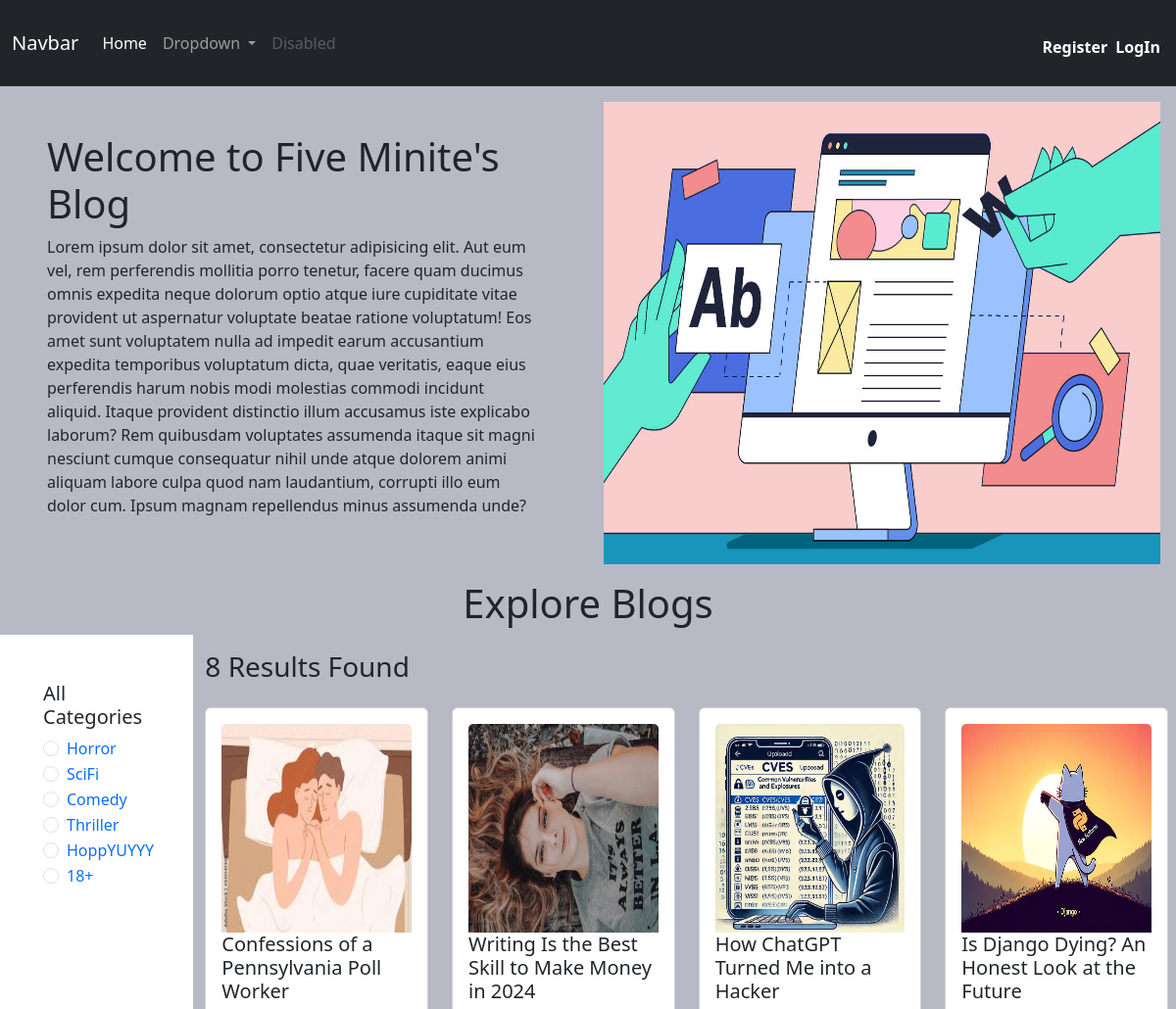
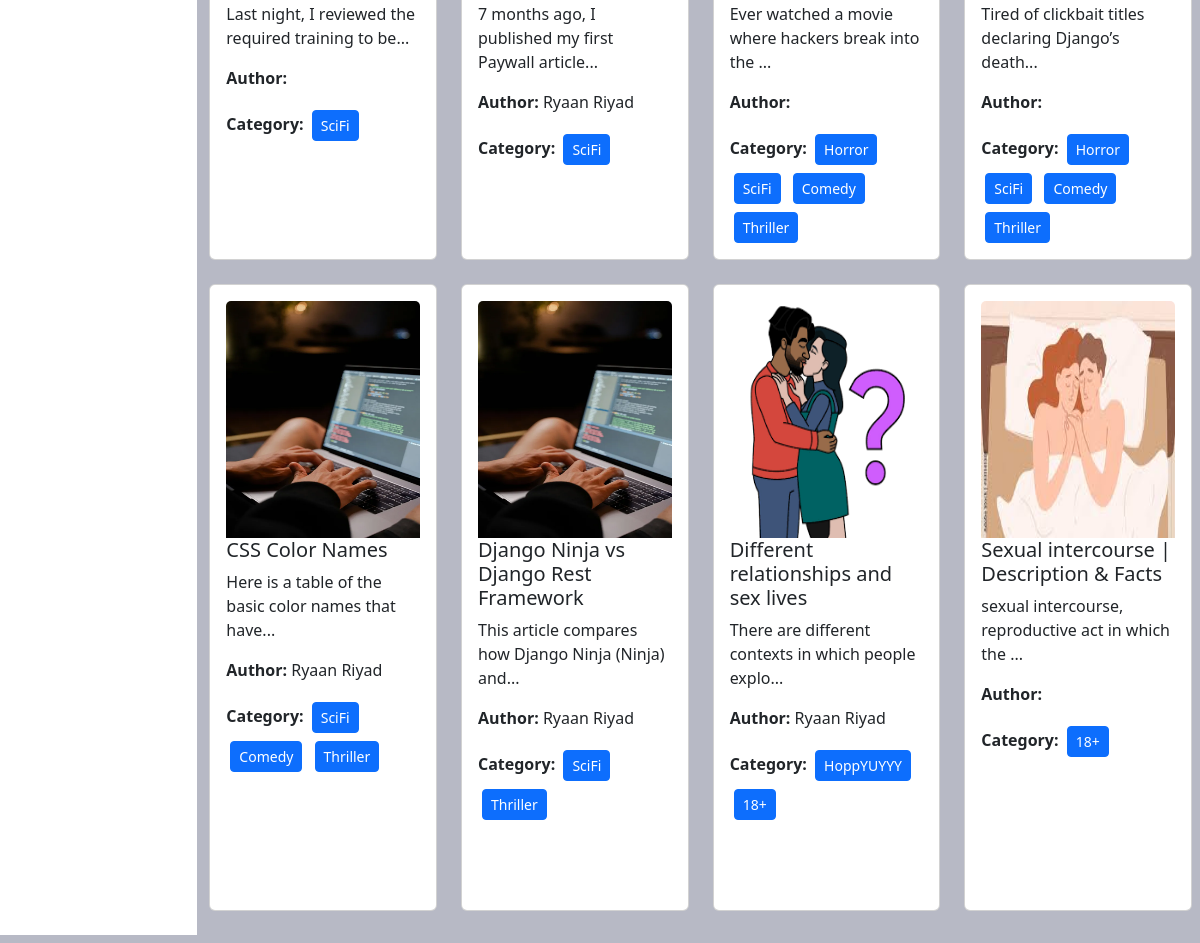
The page / on the database its author committed (2 pictures, top to bottom).
### catagory/models.py (models this page shows, shortened)
class Catagory(models.Model):
    name=models.CharField(max_length=100)
    slug=models.SlugField(max_length=100,blank=True,null=True,unique=True)

### post/models.py (models this page shows, shortened)
class Post(models.Model):
    title=models.CharField(max_length=80)
    content=models.TextField()
    catagory=models.ManyToManyField(Catagory)
    author=models.ForeignKey(User,on_delete=models.CASCADE)
    image=models.ImageField(upload_to="post/medias/uploads/",blank=True,null=True)

### blog_project/views.py (the view)
# urls.py: 2. Add a URL to urlpatterns:  path('', views.home, name='home')
def home(request,catagory_slug=None):
    data=post_model.Post.objects.all()
    if catagory_slug is not None:
        catagory=Catagory.objects.get(slug=catagory_slug)
        data=post_model.Post.objects.filter(catagory=catagory)
    catagory=Catagory.objects.all()
    return render(request,"home.html",{'data':data,'catagory':catagory})

### Templates/home.html (shortened to what this page needs)
{% extends "base.html" %} {% load static%} {% block content %}
<div class="d-flex flex-warp">
  <div class="col-6 p-5">
    <h1>Welcome to Five Minite's Blog</h1>
    <p>
      Lorem ipsum dolor sit amet, consectetur adipisicing elit. Aut eum vel, rem
      perferendis mollitia porro tenetur, facere quam ducimus omnis expedita
      neque dolorum optio atque iure cupiditate vitae provident ut aspernatur
      voluptate beatae ratione voluptatum! Eos amet sunt voluptatem nulla ad
      impedit earum accusantium expedita temporibus voluptatum dicta, quae
      veritatis, eaque eius perferendis harum nobis modi molestias commodi
      incidunt aliquid. Itaque provident distinctio illum accusamus iste
      explicabo laborum? Rem quibusdam voluptates assumenda itaque sit magni
      nesciunt cumque consequatur nihil unde atque dolorem animi aliquam labore
      culpa quod nam laudantium, corrupti illo eum dolor cum. Ipsum magnam
      repellendus minus assumenda unde?
    </p>
  </div>
  <img src="/static/how-to-write-a-blog-post.jpeg" class="col-6 p-3" alt="" />
</div>
<h1 class="text-center m-auto">Explore Blogs</h1>
<div class="container-fluid p-2">
  <div class="row">
    <div class="col-lg-2 col-md-3 col-sm-12 p-5 bg-white">
      <h5>All Categories</h5>
      {% for cate in catagory %}
      <div class="form-check">
        <input
          class="form-check-input"
          type="radio"
          name="catagory"
          id="{{cate.id}}"
        />
        <label class="form-check-label" for="{{cate.id}}">
          <a
            href="{% url 'catagory_wise_post' cate.slug %}"
            class="text-decoration-none"
            >{{cate.name}}</a
          >
        </label>
      </div>
      {% endfor %}
    </div>
    <div class="col-lg-10 col-md-9 col-sm-12">
      <div class="d-flex justify-content-between align-items-center py-3">
        <h3>
          {{ data | length }} Result{% if data|length != 1 %}s{% endif %} Found
        </h3>
      </div>
      <div class="row">
        {% for items in data %}
        <div class="col-lg-3 col-md-4 col-sm-6 mb-4">
          <div class="card h-100">
            <div class="card-body">
              {% if items.image %}
              <img
                src="{{ items.image.url }}"
                class="card-img-top"
                style="width: 100%; height: 40%"
                alt="..."
              />
              {% endif %}
              <h5 class="card-title">
                <a
                  href="{% url 'post_detail' items.id%}"
                  class="text-decoration-none text-dark"
                  >{{ items.title }}</a
                >
              </h5>
              <p class="card-text">{{ items.content|slice:":50" }}...</p>
              <p>
                <strong>Author:</strong> {{ items.author.first_name }}
                {{items.author.last_name}}
              </p>
              <p>
                <strong>Category:</strong>
                {% for cat in items.catagory.all %}
                <button class="btn btn-primary m-1 btn-sm">
                  {{ cat.name }}
                </button>
                {% endfor %}
              </p>
            </div>
          </div>
        </div>
        {% endfor %}
      </div>
    </div>
  </div>
</div>
{% endblock content %}

### Templates/base.html (shortened to what this page needs)
<!DOCTYPE html>
<html lang="en">
  <head>
    <link
      href="https://cdn.jsdelivr.net/npm/bootstrap@5.3.3/dist/css/bootstrap.min.css"
      rel="stylesheet"
    />
  </head>
  <body style="background-color: #b7b9c5">
    <nav class="navbar navbar-expand-lg navbar-dark bg-dark">
      <div class="container-fluid">
        <a class="navbar-brand" href="#">Navbar</a>
        <div class="collapse navbar-collapse" id="navbarSupportedContent">
          <ul class="navbar-nav me-auto mb-2 mb-lg-0">
            <li class="nav-item">
              <a
                class="nav-link active"
                aria-current="page"
                href="{% url 'homepage'%}"
                >Home</a
              >
            </li>
            <li class="nav-item dropdown">
              <a
                class="nav-link dropdown-toggle"
                href="#"
                role="button"
                data-bs-toggle="dropdown"
                aria-expanded="false"
              >
                Dropdown
              </a>
            </li>
            <li class="nav-item">
              <a class="nav-link disabled" aria-disabled="true">Disabled</a>
            </li>
          </ul>
          {% if request.user.is_authenticated %}
          <li class="nav-item pb-3">
            <a
              class="nav-link text-white fw-bolder m-1 btn btn-danger"
              href="{% url 'profile' %}"
              >Profile</a
            >
          </li>
          <li class="nav-item pb-3">
            <a
              class="nav-link text-white fw-bolder m-1 btn btn-danger"
              href="{% url 'logout' %}"
              >Log Out</a
            >
          </li>
          {%else%}
          <li class="nav-item pb-3">
            <a
              class="nav-link text-white fw-bolder m-1 btn btn-danger"
              href="{% url 'register' %}"
              >Register</a
            >
          </li>
          <li class="nav-item pb-3">
            <a
              class="nav-link text-white fw-bolder m-1 btn btn-primary"
              href="{% url 'login' %}"
              >LogIn</a
            >
          </li>
          {% endif %}
        </div>
      </div>
    </nav>
    <div >
    {%block content%} {% endblock %}
  </div>
  </body>
</html>

### rows shown on the page
Catagory: name "Horror"
Catagory: name "SciFi"
Catagory: name "Comedy"
Catagory: name "Thriller"
Catagory: name "HoppYUYYY"
Catagory: name "18+"
Post: image (picture), title "Confessions of a Pennsylvania Poll Worker", content "Last night, I reviewed the required training to be"
Post: image (picture), title "Writing Is the Best Skill to Make Money in 2024", content "7 months ago, I published my first Paywall article", author.first_name "Ryaan", author.last_name "Riyad"
Post: image (picture), title "How ChatGPT Turned Me into a Hacker", content "Ever watched a movie where hackers break into the"
Post: image (picture), title "Is Django Dying? An Honest Look at the Future", content "Tired of clickbait titles declaring Django’s death"
Post: image (picture), title "CSS Color Names", content "Here is a table of the basic color names that have", author.first_name "Ryaan", author.last_name "Riyad"
Post: image (picture), title "Django Ninja vs Django Rest Framework", content "This article compares how Django Ninja (Ninja) and", author.first_name "Ryaan", author.last_name "Riyad"
Post: image (picture), title "Different relationships and sex lives", content "There are different contexts in which people explo", author.first_name "Ryaan", author.last_name "Riyad"
Post: image (picture), title "Sexual intercourse | Description & Facts", content "sexual intercourse, reproductive act in which the"

### other values the page prints
{{ data | length }} "8"
